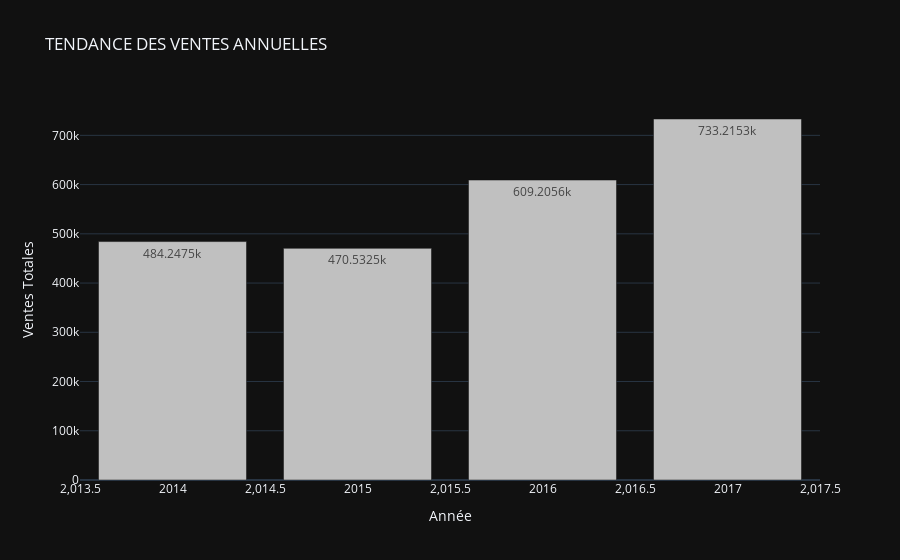
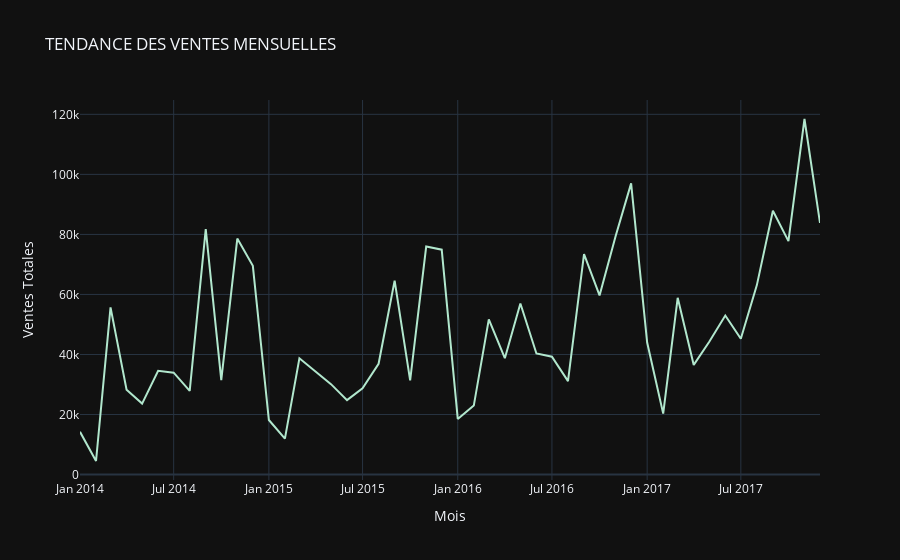

Notebook cell for these charts, in order:
### Code cell
fig = px.bar(
    yearly_sales,
    x="year",
    y="Sales",
    template='plotly_dark',
    color_discrete_sequence=['#C0C0C0'],
    title="TENDANCE DES VENTES ANNUELLES",
    text_auto=True,
)
fig.update_layout(xaxis_title="Année", yaxis_title="Ventes Totales")
fig.show()

fig = px.line(
    monthly_sales,
    x="month",
    y="Sales",
    template='plotly_dark',
    color_discrete_sequence=['#b1e7cd'],
    title="TENDANCE DES VENTES MENSUELLES",
)
fig.update_layout(xaxis_title="Mois", yaxis_title="Ventes Totales")
fig.show()

### Figure 1 — Plotly figure (JSON) as saved in the notebook; plotly's stock layout.template omitted (floating-point values rounded to 4 significant figures)
{"data": [{"alignmentgroup": "True", "hovertemplate": "year=%{x}<br>Sales=%{y}<extra></extra>", "legendgroup": "", "marker": {"color": "#C0C0C0", "pattern": {"shape": ""}}, "name": "", "offsetgroup": "", "orientation": "v", "showlegend": false, "textposition": "auto", "texttemplate": "%{y}", "type": "bar", "x": [2014, 2015, 2016, 2017], "xaxis": "x", "y": [484200.0, 470500.0, 609200.0, 733200.0], "yaxis": "y"}], "layout": {"barmode": "relative", "legend": {"tracegroupgap": 0}, "title": {"text": "TENDANCE DES VENTES ANNUELLES"}, "xaxis": {"anchor": "y", "domain": [0, 1], "title": {"text": "Année"}}, "yaxis": {"anchor": "x", "domain": [0, 1], "title": {"text": "Ventes Totales"}}}}

### Figure 2 — Plotly figure (JSON) as saved in the notebook; plotly's stock layout.template omitted (floating-point values rounded to 4 significant figures)
{"data": [{"hovertemplate": "month=%{x}<br>Sales=%{y}<extra></extra>", "legendgroup": "", "line": {"color": "#b1e7cd", "dash": "solid"}, "marker": {"symbol": "circle"}, "mode": "lines", "name": "", "orientation": "v", "showlegend": false, "type": "scatter", "x": ["2014-01", "2014-02", "2014-03", "2014-04", "2014-05", "2014-06", "2014-07", "2014-08", "2014-09", "2014-10", "2014-11", "2014-12", "2015-01", "2015-02", "2015-03", "2015-04", "2015-05", "2015-06", "2015-07", "2015-08", "2015-09", "2015-10", "2015-11", "2015-12", "2016-01", "2016-02", "2016-03", "2016-04", "2016-05", "2016-06", "2016-07", "2016-08", "2016-09", "2016-10", "2016-11", "2016-12", "2017-01", "2017-02", "2017-03", "2017-04", "2017-05", "2017-06", "2017-07", "2017-08", "2017-09", "2017-10", "2017-11", "2017-12"], "xaxis": "x", "y": [14240.0, 4520.0, 55690.0, 28300.0, 23650.0, 34600.0, 33950.0, 27910.0, 81780.0, 31450.0, 78630.0, 69550.0, 18170.0, 11950.0, 38730.0, 34200.0, 30130.0, 24800.0, 28770.0, 36900.0, 64600.0, 31400.0, 75970.0, 74920.0, 18540.0, 22980.0, 51720.0, 38750.0, 56990.0, 40340.0, 39260.0, 31120.0, 73410.0, 59690.0, 79410.0, 97000.0, 43970.0, 20300.0, 58870.0, 36520.0, 44260.0, 52980.0, 45260.0, 63120.0, 87870.0, 77780.0, 118400.0, 83830.0], "yaxis": "y"}], "layout": {"legend": {"tracegroupgap": 0}, "title": {"text": "TENDANCE DES VENTES MENSUELLES"}, "xaxis": {"anchor": "y", "domain": [0, 1], "title": {"text": "Mois"}}, "yaxis": {"anchor": "x", "domain": [0, 1], "title": {"text": "Ventes Totales"}}}}
